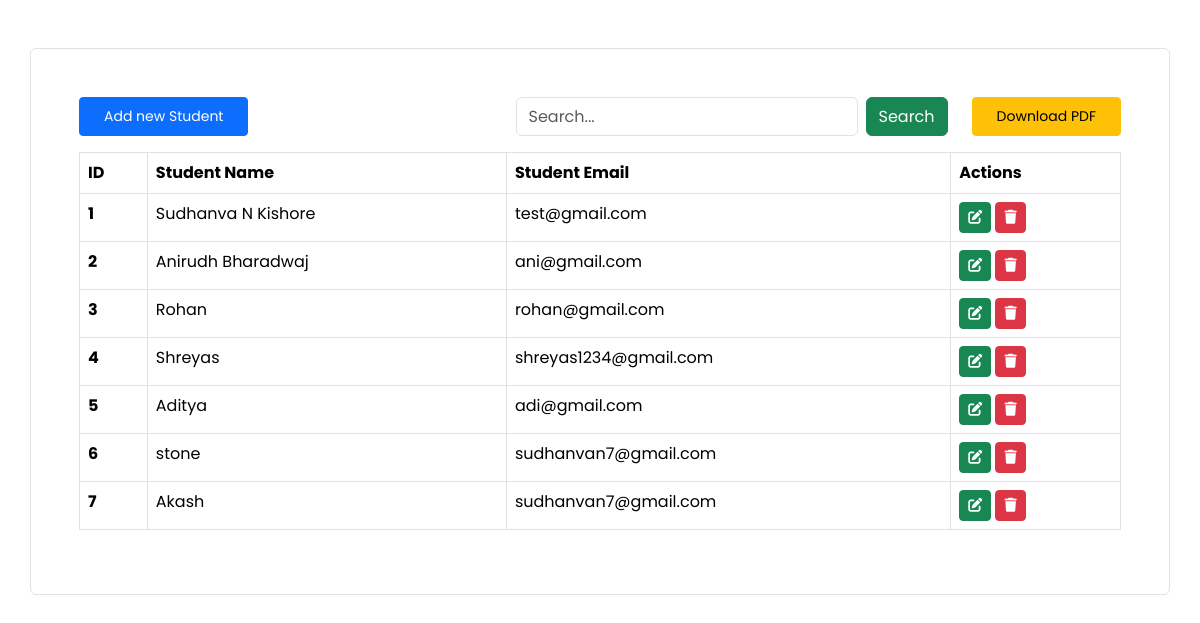
Before: / with the older database file.
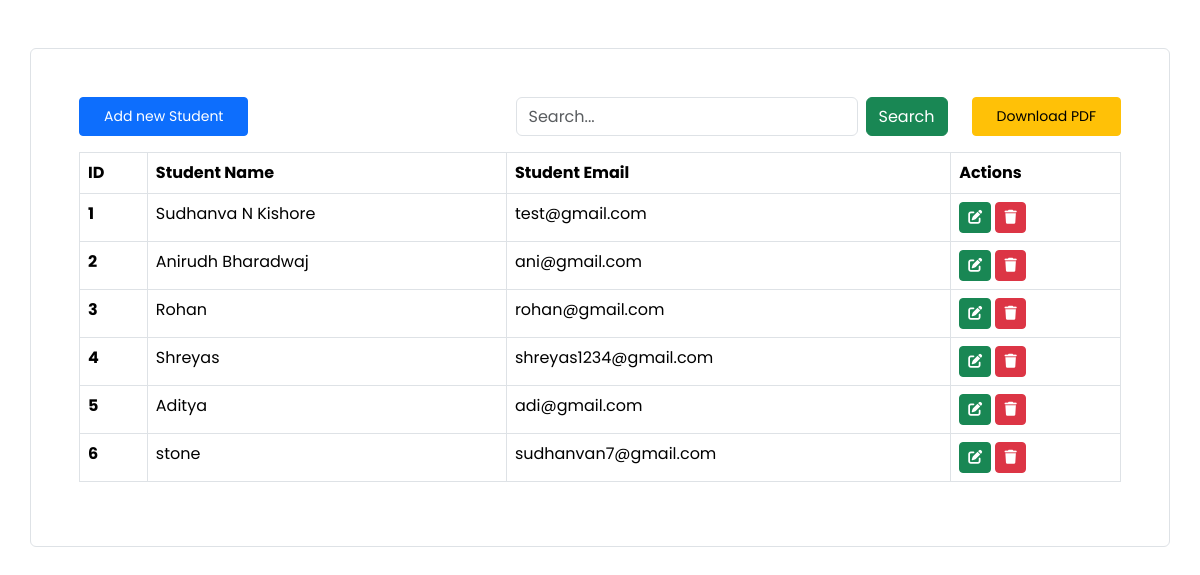
After: the same page with the newer database file.
### crud_app/models.py (models this page shows, shortened)
class Student(models.Model):
    name=models.CharField(max_length=100, verbose_name='Student name')
    email=models.EmailField(max_length=277, verbose_name='Student Email')

### crud_app/views.py (the view, shortened to what this page needs)
# urls.py: path('',views.index,name='index'),
def index(request):
    query = ""
    students = Student.objects.all()
    context = {"students": students, "query": query}
    return render(request, "index.html", context=context)

### crud_app/templates/index.html (shortened to what this page needs)
<!doctype html>
<html lang="en">
<head>
    <link href="https://cdn.jsdelivr.net/npm/bootstrap@5.3.3/dist/css/bootstrap.min.css" rel="stylesheet"
>
    <link rel="stylesheet" href="https://cdnjs.cloudflare.com/ajax/libs/font-awesome/6.6.0/css/all.min.css"
 />
</head>
<body>
    <div class="container mt-5 p-5 border rounded">
        <div class="d-flex justify-content-between align-items-center">
            <a href="" data-bs-toggle="modal" data-bs-target="#addStudentModal"
                class="btn btn-primary px-4 py-2 btn-sm">Add new Student</a>
            <div class="d-flex">
                <form action="" method="post" class="d-flex">
                    <input type="search" value="{{query}}" name="searchquery" class="form-control"
                        placeholder="Search...">
                    <button class="btn btn-success mx-2" name="search">Search</button>
                </form>
                <a href="{% url 'download_pdf' %}" class="btn btn-warning px-4 py-2 btn-sm ms-3">Download PDF</a>
            </div>
        </div>
        <table class="table mt-3 table-bordered">
            <thead>
                <tr>
                    <th scope="col">ID</th>
                    <th scope="col">Student Name</th>
                    <th scope="col">Student Email</th>
                    <th scope="col">Actions</th>
                </tr>
            </thead>
            <tbody>
                {% for student in students %}
                <tr>
                    <th>{{student.id}}</th>
                    <td>{{student.name}}</td>
                    <td>{{student.email}}</td>
                    <td>
                        <a href="" data-bs-toggle="modal" data-bs-target="#updateStudentModal_{{student.id}}"
                            class="btn btn-success btn-sm"><i class="fa-solid fa-pen-to-square"></i></a>
                        <a href="" data-bs-toggle="modal" data-bs-target="#deleteStudentModal_{{student.id}}"
                            class="btn btn-danger btn-sm"><i class="fa-solid fa-trash"></i></a>
                    </td>
                </tr>
                {% endfor %}
            </tbody>
        </table>
    </div>
</body>
</html>

Changed rows visible on the page:
removed Student: id "7", name "Akash", email "sudhanvan7@gmail.com"
